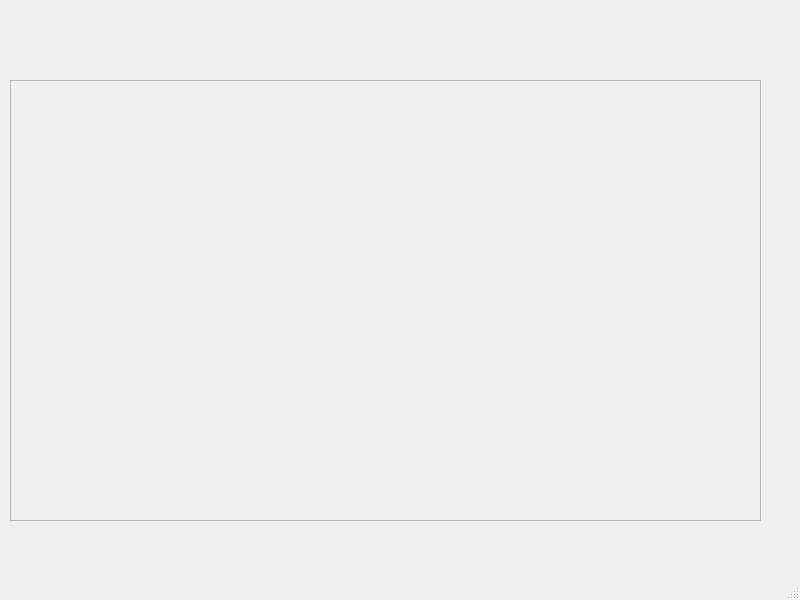
<?xml version="1.0" encoding="UTF-8"?>
<ui version="4.0">
 <class>MainWindow</class>
 <widget class="QMainWindow" name="MainWindow">
  <property name="geometry">
   <rect>
    <x>0</x>
    <y>0</y>
    <width>800</width>
    <height>600</height>
   </rect>
  </property>
  <property name="windowTitle">
   <string>MainWindow</string>
  </property>
  <widget class="QWidget" name="centralwidget">
   <widget class="QScrollArea" name="scrollArea">
    <property name="geometry">
     <rect>
      <x>10</x>
      <y>80</y>
      <width>751</width>
      <height>441</height>
     </rect>
    </property>
    <property name="widgetResizable">
     <bool>true</bool>
    </property>
    <widget class="QWidget" name="scrollAreaWidgetContents">
     <property name="geometry">
      <rect>
       <x>0</x>
       <y>0</y>
       <width>749</width>
       <height>439</height>
      </rect>
     </property>
    </widget>
   </widget>
  </widget>
  <widget class="QStatusBar" name="statusbar"/>
 </widget>
 <resources/>
 <connections/>
</ui>
